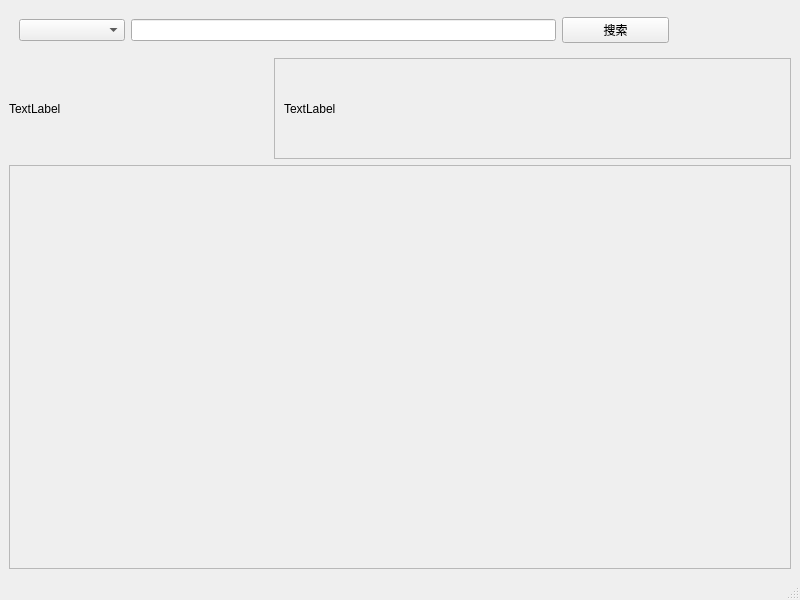
<?xml version="1.0" encoding="UTF-8"?>
<ui version="4.0">
 <class>MainWindow</class>
 <widget class="QMainWindow" name="MainWindow">
  <property name="enabled">
   <bool>true</bool>
  </property>
  <property name="geometry">
   <rect>
    <x>0</x>
    <y>0</y>
    <width>800</width>
    <height>600</height>
   </rect>
  </property>
  <property name="windowTitle">
   <string>MainWindow</string>
  </property>
  <widget class="QWidget" name="centralwidget">
   <layout class="QVBoxLayout" name="verticalLayout" stretch="1,12,1">
    <item>
     <layout class="QHBoxLayout" name="daohang_layout" stretch="1,4,1,1">
      <property name="sizeConstraint">
       <enum>QLayout::SetDefaultConstraint</enum>
      </property>
      <property name="leftMargin">
       <number>10</number>
      </property>
      <property name="rightMargin">
       <number>10</number>
      </property>
      <item>
       <widget class="QComboBox" name="comboBox"/>
      </item>
      <item>
       <widget class="QLineEdit" name="sousuo_input"/>
      </item>
      <item>
       <widget class="QPushButton" name="sousuo">
        <property name="text">
         <string>搜索</string>
        </property>
       </widget>
      </item>
      <item>
       <widget class="QLabel" name="user_info">
        <property name="text">
         <string/>
        </property>
       </widget>
      </item>
     </layout>
    </item>
    <item>
     <layout class="QHBoxLayout" name="recommend" stretch="1,4">
      <item>
       <layout class="QGridLayout" name="left_layout"/>
      </item>
      <item>
       <layout class="QVBoxLayout" name="right_layout" stretch="1,4">
        <item>
         <layout class="QHBoxLayout" name="up_layout" stretch="1,2">
          <item>
           <widget class="QLabel" name="img_label">
            <property name="text">
             <string>TextLabel</string>
            </property>
           </widget>
          </item>
          <item>
           <widget class="QScrollArea" name="scrollArea">
            <property name="sizeAdjustPolicy">
             <enum>QAbstractScrollArea::AdjustToContents</enum>
            </property>
            <property name="widgetResizable">
             <bool>true</bool>
            </property>
            <widget class="QWidget" name="scrollAreaWidgetContents_2">
             <property name="geometry">
              <rect>
               <x>0</x>
               <y>0</y>
               <width>404</width>
               <height>84</height>
              </rect>
             </property>
             <layout class="QVBoxLayout" name="verticalLayout_3">
              <item>
               <layout class="QVBoxLayout" name="verticalLayout_2">
                <item>
                 <widget class="QLabel" name="music_form_info">
                  <property name="text">
                   <string>TextLabel</string>
                  </property>
                  <property name="wordWrap">
                   <bool>true</bool>
                  </property>
                 </widget>
                </item>
               </layout>
              </item>
             </layout>
            </widget>
           </widget>
          </item>
         </layout>
        </item>
        <item>
         <widget class="QScrollArea" name="music_form">
          <property name="widgetResizable">
           <bool>true</bool>
          </property>
          <widget class="QWidget" name="scrollAreaWidgetContents">
           <property name="geometry">
            <rect>
             <x>0</x>
             <y>0</y>
             <width>615</width>
             <height>350</height>
            </rect>
           </property>
          </widget>
         </widget>
        </item>
       </layout>
      </item>
     </layout>
    </item>
    <item>
     <layout class="QVBoxLayout" name="process_layout"/>
    </item>
   </layout>
  </widget>
  <widget class="QMenuBar" name="menubar">
   <property name="geometry">
    <rect>
     <x>0</x>
     <y>0</y>
     <width>800</width>
     <height>23</height>
    </rect>
   </property>
  </widget>
  <widget class="QStatusBar" name="statusbar"/>
 </widget>
 <tabstops>
  <tabstop>comboBox</tabstop>
  <tabstop>sousuo_input</tabstop>
  <tabstop>scrollArea</tabstop>
  <tabstop>music_form</tabstop>
  <tabstop>sousuo</tabstop>
 </tabstops>
 <resources/>
 <connections/>
</ui>
